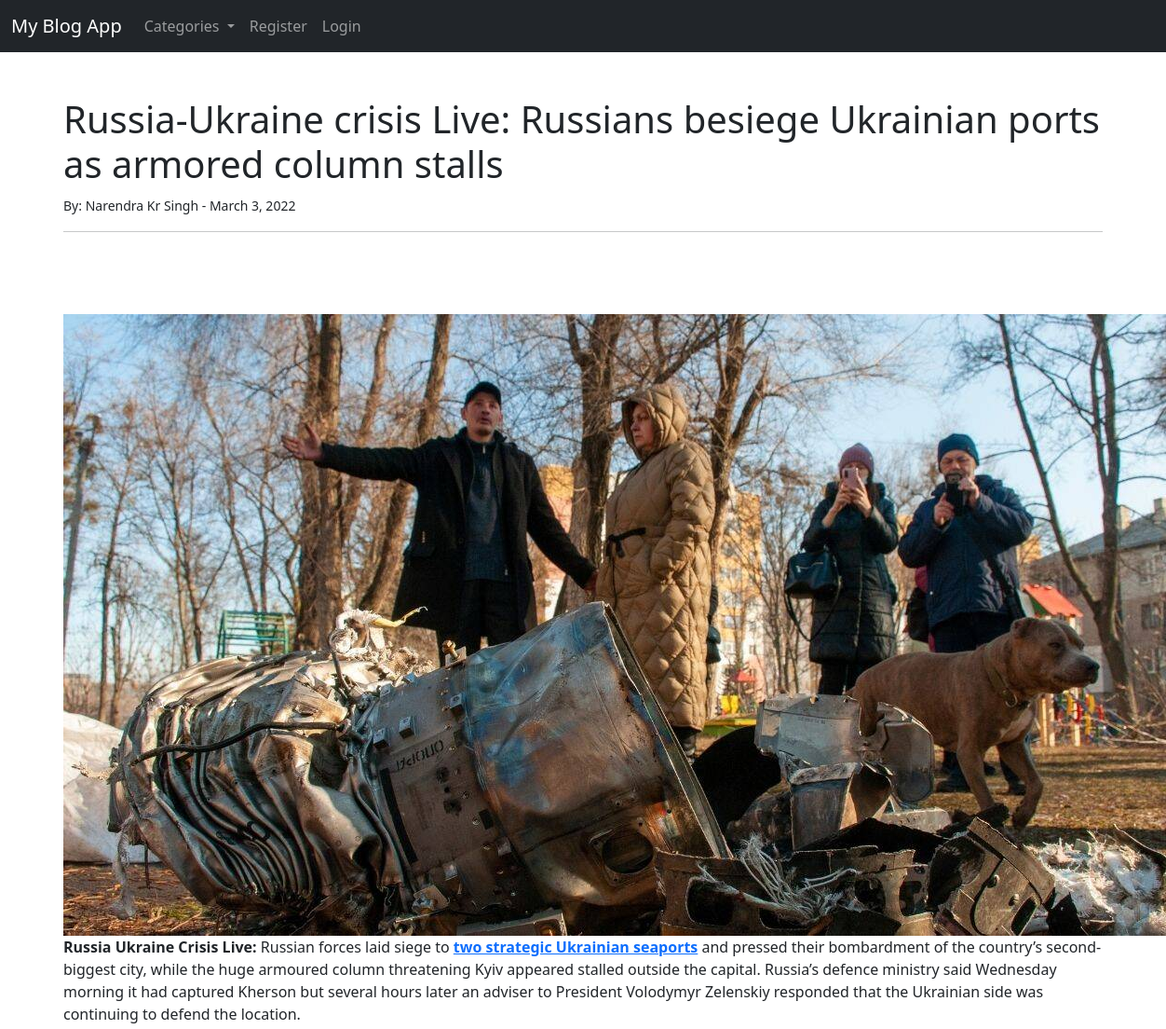
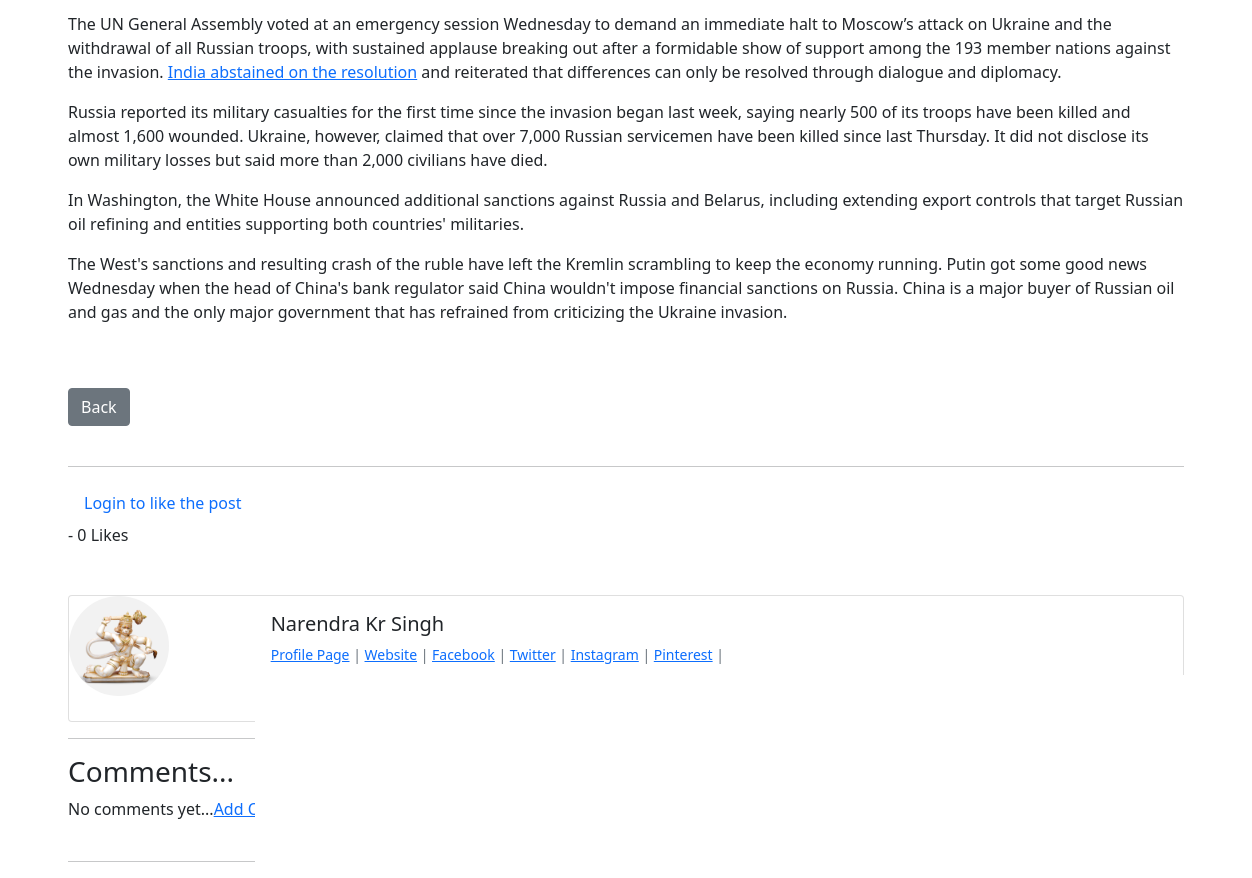
The app's page /article/19 with its own data (2 pictures, top to bottom).
### blog_app/models.py (models this page shows, shortened)
class Post(models.Model):
    title = models.CharField(max_length=255)
    header_image = models.ImageField(null=True,blank=True,upload_to="images/")
    title_tag = models.CharField(max_length=255)
    author = models.ForeignKey(User, on_delete=models.CASCADE)
    body = RichTextField(blank=True, null=True)
    post_date = models.DateField(auto_now_add=True)
    category = models.CharField(max_length=255, default='uncategorized')
    snippet = models.CharField(max_length=255)
    likes = models.ManyToManyField(User, related_name='blog_posts')
    def total_likes(self):
        return self.likes.count()

class Profile(models.Model):
    user = models.OneToOneField(User, null=True, on_delete=models.CASCADE)
    bio = models.TextField()
    profile_pic = models.ImageField(null=True,blank=True,upload_to="images/profile")
    website_url = models.CharField(max_length=255, null=True,blank=True)
    facebook_url = models.CharField(max_length=255, null=True,blank=True)
    twitter_url = models.CharField(max_length=255, null=True,blank=True)
    instagram_url = models.CharField(max_length=255, null=True,blank=True)
    pintrest_url = models.CharField(max_length=255, null=True,blank=True)

### blog_app/views.py (the view)
# urls.py: path('article/<int:pk>', ArticelDetailView.as_view(), name='article_detail'),
class ArticelDetailView(DeleteView):
    model = Post
    template_name = 'article_detail.html'
    def get_context_data(self, *args, **kwargs):
        cat_menu = Category.objects.all()
        context = super(ArticelDetailView, self).get_context_data(*args, **kwargs)
        stuff = get_object_or_404(Post, id=self.kwargs['pk'])
        total_likes = stuff.total_likes()
        liked = False
        if stuff.likes.filter(id=self.request.user.id):
            liked = True
        context["cat_menu"] = cat_menu
        context["total_likes"] = total_likes
        context["liked"] = liked
        return context

### blog_app/models.py (called while the page is built)
    def __str__(self):
        return self.name

### blog_app/templates/article_detail.html (shortened to what this page needs)
{% extends 'base.html' %}
{% load static %}
{% block content %}
<h1>{{ post.title }}</h1>
<small>By: {{ post.author.first_name }}
    {{ post.author.last_name }} -
     {{ post.post_date }}
</small><br>
<hr>
<br>
<br><br>
{% if post.header_image %}
<img src="{{ post.header_image.url }}"<br><br>
{% endif %}
{{ post.body | safe }}
<br><br>
<a href="{% url 'home' %}" class="btn btn-secondary">Back</a>
<br><br>
<hr>
<form action="{% url 'like_post' post.pk %}" method="POST">
    {% if user.is_authenticated %}
    {% if liked %}
        <button type="submit" name="post_id", value="{{ post.id }}",
        class="btn btn-danger btn-sm">
            Unlike
        </button>
    {% else %}
        <button type="submit" name="post_id", value="{{ post.id }}",
        class="btn btn-primary btn-sm">
            Like
        </button>
    {% endif %}
    {% else %}
            <a class="nav-link" href="{% url 'login' %}">Login to like the post</a>
    {% endif %}
         - {{ total_likes }} Likes
</form>
<br><br>
<div class="card mb-3"">
    <div class="row g-0">
      <div class="col-md-2">
        {% if post.author.profile.profile_pic %}
        <img class="rounded-circle" src="{{ post.author.profile.profile_pic.url }}" alt="img" width="100" height="100">
        {% else %}
        <img class="rounded-circle" src="{% static 'theblog/images/profile1.png' %}" alt="img" width="100" height="100">
        {% endif %}
      </div>
      <div class="col-md-10">
        <div class="card-body">
          <h5 class="card-title">
            {{ post.author.first_name }}
            {{ post.author.last_name }}
        </h5>
        <p class="small text-muted">
          <a href="{% url 'show_profile_page' post.author.profile.id %}">Profile Page</a>
          {% if post.author.profile.website_url %}
           | <a href="{{ post.author.profile.website_url }}">Website</a> |
          {% endif %}
          {% if post.author.profile.facebook_url %}
           <a href="{{ post.author.profile.facebook_url }}">Facebook</a> |
           {% endif %}
           {% if post.author.profile.twitter_url %}
           <a href="{{ post.author.profile.twitter_url }}">Twitter</a> |
           {% endif %}
           {% if post.author.profile.instagram_url %}
           <a href="{{ post.author.profile.instagram_url }}">Instagram</a> |
           {% endif %}
           {% if post.author.profile.pintrest_url %}
           <a href="{{ post.author.profile.pintrest_url }}">Pinterest</a> |
           {% endif %}
        </p>
          <p class="card-text">{{ post.author.profile.bio }}</p>
        </div>
      </div>
    </div>
  </div>
  <hr>
<h3>Comments...</h3>
{% if not post.comments.all %}
  No comments yet...<a href="{% url 'add_comment' post.pk %}">Add One</a>
{% endif %}
<br><br><hr>
{% endblock %}

### blog_app/templates/base.html (shortened to what this page needs)
<!doctype html>
<html lang="en">
  <head>
    <link href="https://cdn.jsdelivr.net/npm/bootstrap@5.1.3/dist/css/bootstrap.min.css" rel="stylesheet">
  </head>
  <body>
    <nav class="navbar navbar-expand-lg navbar-dark bg-dark mb-5">
        <div class="container-fluid">
          <a class="navbar-brand" href="{% url 'home' %}">My Blog App</a>
          <div class="collapse navbar-collapse" id="navbarSupportedContent">
            <ul class="navbar-nav me-auto mb-2 mb-lg-0">
              {% if cat_menu %}
              <li class="nav-item dropdown">
                <a class="nav-link dropdown-toggle" href="#" id="navbarDropdown" role="button" data-bs-toggle="dropdown" aria-expanded="false">
                  Categories
                </a>
              </li>
              {% endif %}
              {% if user.is_authenticated %}
              <li class="nav-item">
                <a class="nav-link" href="{% url 'add_post' %}">Add Post...</a>
              </li>
              <li class="nav-item">
                <a class="nav-link" href="{% url 'add_category' %}">Add Cat...</a>
              </li>
              <li class="nav-item">
                <a class="nav-link" href="{% url 'edit_profile' %}">Edit Profile</a>
              </li>
              <li class="nav-item">
                <a class="nav-link" href="{% url 'logout' %}">Logout</a>
              </li>
              {% else %}
              <li class="nav-item">
                <a class="nav-link" href="{% url 'register' %}">Register</a>
              </li>
              <li class="nav-item">
                <a class="nav-link" href="{% url 'login' %}">Login</a>
              </li>
              {% endif %}
            </ul>
            <ul class="navbar-nav ml-auto mb-2 mb-lg-0">
              <li class="nav-item">
                <a class="nav-link" href="{% url 'login' %}">
                </a>
              </li>
            </ul>
          </div>
        </div>
      </nav>
<div class="container">
    {% block content %}{% endblock %}
</div>
  </body>
</html>

### records on screen
Post: title "Russia-Ukraine crisis Live: Russians besiege Ukrainian ports as armored column stalls", author.first_name "Narendra", author.last_name "Kr Singh", post_date "March 3, 2022", header_image (picture), body "Russia Ukraine Crisis Live: Russian forces laid siege to two strategic Ukrainian seaports and pressed their bombardment of the country’s second-biggest city, while the huge armoured column threatening Kyiv appeared stalled outside the capital. Russia’s defence ministry said Wednesday morning it had captured Kherson but several hours later an adviser to President Volodymyr Zelenskiy responded that the Ukrainian side was continuing to defend the location. The UN General Assembly voted at an emergency session Wednesday to demand an immediate halt to Moscow’s attack on Ukraine and the withdrawal of all Russian troops, with sustained applause breaking out after a formidable show of support among…", author.profile.profile_pic (picture)

### other values on screen
{{ total_likes }} "0"
